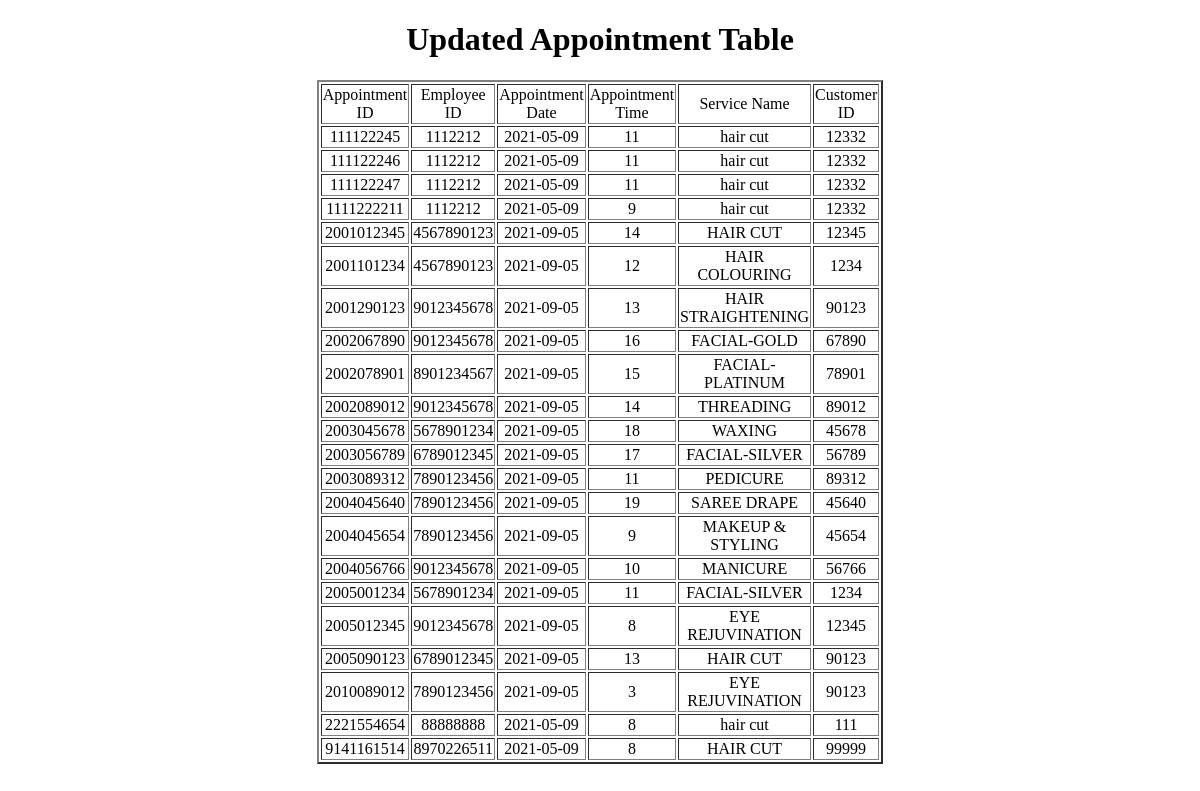
/appointment_details.php, run on the app's committed database.
### tables this page shows
CREATE TABLE `appointment` (
  `E_ID` bigint(20) DEFAULT NULL,
  `APP_ID` bigint(10) NOT NULL,
  `APP_DATE` date DEFAULT NULL,
  `APP_TIME` bigint(2) DEFAULT NULL,
  `SER_NAME` varchar(20) DEFAULT NULL,
  `AC_ID` bigint(10) DEFAULT NULL
);

### appointment_details.php (the view, shortened to what this page needs)
<!DOCTYPE html>
<html>
    <head>
    </head>
    <body>
        <div align="center">
            <h1>Updated Appointment Table  </h1>
             <table border="2" style="width:40%; float:center; background-color:#FFFFFF";>
            <tr>
                <td align="center">Appointment ID</td>
                <td align="center">Employee ID</td>
                <td align="center">Appointment Date</td>
                <td align="center">Appointment Time</td>
                <td align="center">Service Name</td>
                <td align="center">Customer ID</td>
            </tr>
                <?php
			$db = mysqli_connect("localhost","root","","mydatabase");
			$query = mysqli_query($db,"SELECT * FROM appointment; ");
			while ($row = mysqli_fetch_assoc($query))
			{
				echo "<tr>";
				echo '<td align="center">'.$row['APP_ID']."</td>";
				echo '<td align="center">'.$row['E_ID']."</td>";
				echo '<td align="center">'.$row['APP_DATE']."</td>";
                echo '<td align="center">'.$row['APP_TIME']."</td>";
                echo '<td align="center">'.$row['SER_NAME']."</td>";
                echo '<td align="center">'.$row['AC_ID']."</td>";
                echo "</tr>";
			}
		?>
            </table>
            </div>
    </body>
</html>

### appointment_details.php (style rules this page uses)
body { background-image: url(images/1486213969B1.jpg) ,url(images/download.png ) ; background-repeat: no-repeat; background-size: 1500px 900px; background-blend-mode:lighten; opacity: 1; }

### data on the page
appointment: APP_ID "111122245", E_ID "1112212", APP_DATE "2021-05-09", APP_TIME "11", SER_NAME "hair cut", AC_ID "12332"
appointment: APP_ID "111122246", E_ID "1112212", APP_DATE "2021-05-09", APP_TIME "11", SER_NAME "hair cut", AC_ID "12332"
appointment: APP_ID "111122247", E_ID "1112212", APP_DATE "2021-05-09", APP_TIME "11", SER_NAME "hair cut", AC_ID "12332"
appointment: APP_ID "1111222211", E_ID "1112212", APP_DATE "2021-05-09", APP_TIME "9", SER_NAME "hair cut", AC_ID "12332"
appointment: APP_ID "2001012345", E_ID "4567890123", APP_DATE "2021-09-05", APP_TIME "14", SER_NAME "HAIR CUT", AC_ID "12345"
appointment: APP_ID "2001101234", E_ID "4567890123", APP_DATE "2021-09-05", APP_TIME "12", SER_NAME "HAIR COLOURING", AC_ID "1234"
appointment: APP_ID "2001290123", E_ID "9012345678", APP_DATE "2021-09-05", APP_TIME "13", SER_NAME "HAIR STRAIGHTENING", AC_ID "90123"
appointment: APP_ID "2002067890", E_ID "9012345678", APP_DATE "2021-09-05", APP_TIME "16", SER_NAME "FACIAL-GOLD", AC_ID "67890"
appointment: APP_ID "2002078901", E_ID "8901234567", APP_DATE "2021-09-05", APP_TIME "15", SER_NAME "FACIAL-PLATINUM", AC_ID "78901"
appointment: APP_ID "2002089012", E_ID "9012345678", APP_DATE "2021-09-05", APP_TIME "14", SER_NAME "THREADING", AC_ID "89012"
appointment: APP_ID "2003045678", E_ID "5678901234", APP_DATE "2021-09-05", APP_TIME "18", SER_NAME "WAXING", AC_ID "45678"
appointment: APP_ID "2003056789", E_ID "6789012345", APP_DATE "2021-09-05", APP_TIME "17", SER_NAME "FACIAL-SILVER", AC_ID "56789"
appointment: APP_ID "2003089312", E_ID "7890123456", APP_DATE "2021-09-05", APP_TIME "11", SER_NAME "PEDICURE", AC_ID "89312"
appointment: APP_ID "2004045640", E_ID "7890123456", APP_DATE "2021-09-05", APP_TIME "19", SER_NAME "SAREE DRAPE", AC_ID "45640"
appointment: APP_ID "2004045654", E_ID "7890123456", APP_DATE "2021-09-05", APP_TIME "9", SER_NAME "MAKEUP & STYLING", AC_ID "45654"
appointment: APP_ID "2004056766", E_ID "9012345678", APP_DATE "2021-09-05", APP_TIME "10", SER_NAME "MANICURE", AC_ID "56766"
appointment: APP_ID "2005001234", E_ID "5678901234", APP_DATE "2021-09-05", APP_TIME "11", SER_NAME "FACIAL-SILVER", AC_ID "1234"
appointment: APP_ID "2005012345", E_ID "9012345678", APP_DATE "2021-09-05", APP_TIME "8", SER_NAME "EYE REJUVINATION", AC_ID "12345"
appointment: APP_ID "2005090123", E_ID "6789012345", APP_DATE "2021-09-05", APP_TIME "13", SER_NAME "HAIR CUT", AC_ID "90123"
appointment: APP_ID "2010089012", E_ID "7890123456", APP_DATE "2021-09-05", APP_TIME "3", SER_NAME "EYE REJUVINATION", AC_ID "90123"
appointment: APP_ID "2221554654", E_ID "88888888", APP_DATE "2021-05-09", APP_TIME "8", SER_NAME "hair cut", AC_ID "111"
appointment: APP_ID "9141161514", E_ID "8970226511", APP_DATE "2021-05-09", APP_TIME "8", SER_NAME "HAIR CUT", AC_ID "99999"
